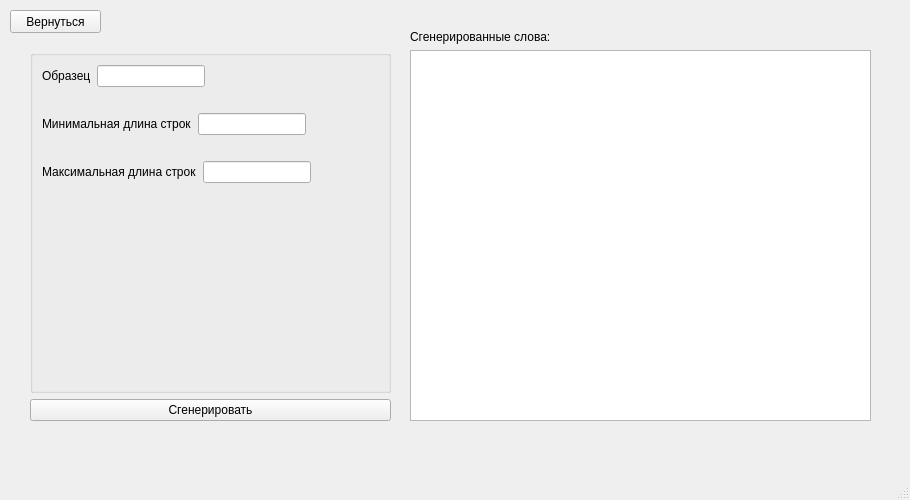
<?xml version="1.0" encoding="UTF-8"?>
<ui version="4.0">
 <class>GenerationWindow</class>
 <widget class="QMainWindow" name="GenerationWindow">
  <property name="geometry">
   <rect>
    <x>0</x>
    <y>0</y>
    <width>910</width>
    <height>500</height>
   </rect>
  </property>
  <property name="windowTitle">
   <string>Генерация</string>
  </property>
  <widget class="QWidget" name="centralwidget">
   <widget class="QPushButton" name="pushButton_back">
    <property name="geometry">
     <rect>
      <x>10</x>
      <y>10</y>
      <width>91</width>
      <height>23</height>
     </rect>
    </property>
    <property name="text">
     <string>Вернуться</string>
    </property>
   </widget>
   <widget class="QWidget" name="layoutWidget">
    <property name="geometry">
     <rect>
      <x>30</x>
      <y>50</y>
      <width>361</width>
      <height>371</height>
     </rect>
    </property>
    <layout class="QVBoxLayout" name="verticalLayout">
     <item>
      <widget class="QGroupBox" name="groupBox">
       <property name="title">
        <string/>
       </property>
       <layout class="QFormLayout" name="formLayout">
        <item row="3" column="0">
         <layout class="QHBoxLayout" name="horizontalLayout">
          <item>
           <widget class="QLabel" name="label_minLength">
            <property name="text">
             <string>Минимальная длина строк</string>
            </property>
           </widget>
          </item>
          <item>
           <widget class="QLineEdit" name="lineEdit_minLength"/>
          </item>
         </layout>
        </item>
        <item row="5" column="0">
         <layout class="QHBoxLayout" name="horizontalLayout_2">
          <item>
           <widget class="QLabel" name="label_minLength_2">
            <property name="text">
             <string>Максимальная длина строк</string>
            </property>
           </widget>
          </item>
          <item>
           <widget class="QLineEdit" name="lineEdit_maxLength"/>
          </item>
         </layout>
        </item>
        <item row="1" column="0">
         <layout class="QHBoxLayout" name="horizontalLayout_3">
          <item>
           <widget class="QLabel" name="label_pattern">
            <property name="text">
             <string>Образец</string>
            </property>
           </widget>
          </item>
          <item>
           <widget class="QLineEdit" name="lineEdit_pattern"/>
          </item>
         </layout>
        </item>
        <item row="6" column="0">
         <widget class="QLabel" name="label_maxLengthError">
          <property name="text">
           <string/>
          </property>
         </widget>
        </item>
        <item row="4" column="0">
         <widget class="QLabel" name="label_minLengthError">
          <property name="minimumSize">
           <size>
            <width>25</width>
            <height>0</height>
           </size>
          </property>
          <property name="text">
           <string/>
          </property>
         </widget>
        </item>
        <item row="2" column="0">
         <widget class="QLabel" name="label_patternError">
          <property name="text">
           <string/>
          </property>
         </widget>
        </item>
       </layout>
      </widget>
     </item>
     <item>
      <widget class="QPushButton" name="pushButton_generate">
       <property name="text">
        <string>Сгенерировать</string>
       </property>
      </widget>
     </item>
    </layout>
   </widget>
   <widget class="QWidget" name="layoutWidget">
    <property name="geometry">
     <rect>
      <x>410</x>
      <y>30</y>
      <width>461</width>
      <height>391</height>
     </rect>
    </property>
    <layout class="QVBoxLayout" name="verticalLayout_2">
     <item>
      <widget class="QLabel" name="label_4">
       <property name="text">
        <string>Сгенерированные слова:</string>
       </property>
      </widget>
     </item>
     <item>
      <widget class="QPlainTextEdit" name="plainTextEdit">
       <property name="readOnly">
        <bool>true</bool>
       </property>
      </widget>
     </item>
    </layout>
   </widget>
  </widget>
  <widget class="QMenuBar" name="menubar">
   <property name="geometry">
    <rect>
     <x>0</x>
     <y>0</y>
     <width>910</width>
     <height>21</height>
    </rect>
   </property>
  </widget>
  <widget class="QStatusBar" name="statusbar"/>
 </widget>
 <resources/>
 <connections/>
</ui>
